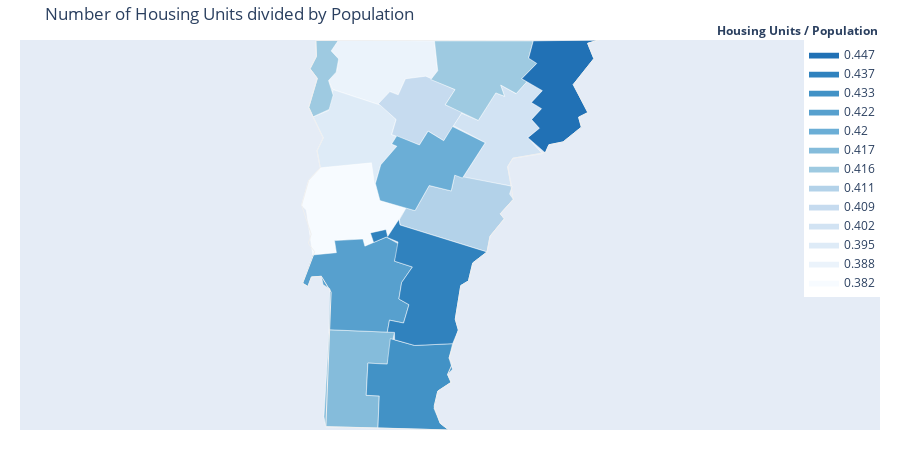

Notebook source saved alongside this figure:
### Code cell
pop = condensed_counties['Pop2010']
housing = condensed_counties['OHU2010']
housing_div_pop = housing / pop
housing_div_pop = housing_div_pop.round(3).values

housing_div_pop_map = gen_choropleth(housing_div_pop, 'Number of Housing Units divided by Population', 'Housing Units / Population', fips)
housing_div_pop_map.show()

### Figure 1 — Plotly figure (JSON) as saved in the notebook; plotly's stock layout.template omitted (floating-point values rounded to 4 significant figures)
{"data": [{"fill": "toself", "fillcolor": "#f7fbff", "hoverinfo": "none", "line": {"color": "rgb(255,255,255)", "width": 0.5}, "mode": "lines", "name": "0.382", "type": "scatter", "x": [-73.44, -73.39, -73.31, -73.02, -72.97, -72.92, -72.74, -72.87, -72.88, -72.98, -72.96, -73.02, -73.03, -73.22, -73.21, -73.36, -73.41, -73.44, null], "y": [44.05, 44.19, 44.26, 44.3, 44.29, 44.07, 44.03, 43.86, 43.9, 43.88, 43.83, 43.8, 43.85, 43.84, 43.77, 43.75, 44.02, 44.05, null]}, {"fill": "toself", "fillcolor": "#ebf3fb", "hoverinfo": "none", "line": {"color": "rgb(255,255,255)", "width": 0.5}, "mode": "lines", "name": "0.388", "type": "scatter", "x": [-73.26, -73.2, -73.19, -73.24, -73.19, -72.55, -72.53, -72.58, -72.75, -72.8, -72.85, -72.92, -73.23, -73.26, null], "y": [44.77, 44.84, 44.91, 44.95, 45.01, 45.01, 44.83, 44.78, 44.79, 44.69, 44.71, 44.63, 44.72, 44.77, null]}, {"fill": "toself", "fillcolor": "#deebf7", "hoverinfo": "none", "line": {"color": "rgb(255,255,255)", "width": 0.5}, "mode": "lines", "name": "0.395", "type": "scatter", "x": [-73.36, -73.26, -73.23, -72.91, -72.81, -72.84, -72.8, -72.84, -72.8, -72.91, -72.95, -72.97, -73.31, -73.33, -73.29, -73.36, null], "y": [44.56, 44.6, 44.72, 44.63, 44.55, 44.46, 44.45, 44.4, 44.39, 44.28, 44.16, 44.29, 44.26, 44.36, 44.44, 44.56, null]}, {"fill": "toself", "fillcolor": "#d2e3f3", "hoverinfo": "none", "line": {"color": "rgb(255,255,255)", "width": 0.5}, "mode": "lines", "name": "0.402", "type": "scatter", "x": [-72.43, -72.37, -72.26, -72.15, -72.09, -72.11, -72.01, -71.94, -71.84, -71.91, -71.84, -71.91, -71.86, -71.93, -71.84, -72.03, -72.07, -72.04, -72.37, -72.22, -72.43, null], "y": [44.51, 44.58, 44.54, 44.7, 44.68, 44.75, 44.7, 44.77, 44.72, 44.65, 44.61, 44.55, 44.5, 44.44, 44.35, 44.32, 44.27, 44.16, 44.2, 44.41, 44.51, null]}, {"fill": "toself", "fillcolor": "#c6dbef", "hoverinfo": "none", "line": {"color": "rgb(255,255,255)", "width": 0.5}, "mode": "lines", "name": "0.409", "type": "scatter", "x": [-72.93, -72.85, -72.8, -72.75, -72.61, -72.42, -72.48, -72.37, -72.49, -72.6, -72.65, -72.84, -72.81, -72.93, null], "y": [44.64, 44.71, 44.69, 44.79, 44.8, 44.72, 44.63, 44.59, 44.42, 44.48, 44.4, 44.46, 44.55, 44.64, null]}, {"fill": "toself", "fillcolor": "#b3d2e9", "hoverinfo": "none", "line": {"color": "rgb(255,255,255)", "width": 0.5}, "mode": "lines", "name": "0.411", "type": "scatter", "x": [-72.79, -72.74, -72.68, -72.59, -72.44, -72.42, -72.04, -72.05, -72.03, -72.12, -72.09, -72.18, -72.21, -72.78, -72.79, null], "y": [43.96, 44.03, 44.01, 44.16, 44.13, 44.22, 44.16, 44.11, 44.08, 43.99, 43.97, 43.86, 43.77, 43.93, 43.96, null]}, {"fill": "toself", "fillcolor": "#9ecae1", "hoverinfo": "none", "line": {"color": "rgb(255,255,255)", "width": 0.5}, "mode": "lines", "name": "0.416", "type": "scatter", "x": [-73.39, -73.33, -73.38, -73.34, -73.34, -73.19, -73.24, -73.19, -73.21, -73.26, -73.23, -73.25, -73.36, -73.39, null, -72.53, -72.55, -71.9, -71.93, -71.87, -71.97, -71.94, -72.01, -72.11, -72.09, -72.15, -72.26, -72.48, -72.42, -72.58, -72.53, null], "y": [44.62, 44.79, 44.85, 44.92, 45.01, 45.01, 44.95, 44.9, 44.83, 44.78, 44.69, 44.61, 44.56, 44.62, null, 44.83, 45.01, 45.01, 44.91, 44.88, 44.79, 44.77, 44.7, 44.75, 44.68, 44.7, 44.54, 44.63, 44.72, 44.78, 44.83, null]}, {"fill": "toself", "fillcolor": "#85bcdb", "hoverinfo": "none", "line": {"color": "rgb(255,255,255)", "width": 0.5}, "mode": "lines", "name": "0.417", "type": "scatter", "x": [-73.29, -73.25, -72.82, -72.87, -73.0, -73.01, -72.92, -72.93, -73.28, -73.29, null], "y": [42.8, 43.31, 43.3, 43.11, 43.12, 42.93, 42.93, 42.74, 42.75, 42.8, null]}, {"fill": "toself", "fillcolor": "#6baed6", "hoverinfo": "none", "line": {"color": "rgb(255,255,255)", "width": 0.5}, "mode": "lines", "name": "0.42", "type": "scatter", "x": [-72.95, -72.91, -72.8, -72.84, -72.8, -72.65, -72.6, -72.49, -72.43, -72.22, -72.37, -72.42, -72.44, -72.59, -72.68, -72.92, -72.95, null], "y": [44.17, 44.28, 44.39, 44.4, 44.45, 44.4, 44.48, 44.42, 44.51, 44.41, 44.2, 44.22, 44.13, 44.16, 44.01, 44.07, 44.17, null]}, {"fill": "toself", "fillcolor": "#57a0ce", "hoverinfo": "none", "line": {"color": "rgb(255,255,255)", "width": 0.5}, "mode": "lines", "name": "0.422", "type": "scatter", "x": [-73.43, -73.36, -73.21, -73.22, -73.03, -73.02, -72.87, -72.78, -72.82, -72.7, -72.77, -72.79, -72.72, -72.76, -72.85, -72.87, -73.25, -73.25, -73.29, -73.31, -73.37, -73.4, -73.43, null], "y": [43.59, 43.75, 43.77, 43.84, 43.85, 43.8, 43.86, 43.81, 43.72, 43.68, 43.59, 43.5, 43.46, 43.35, 43.37, 43.3, 43.31, 43.55, 43.58, 43.63, 43.62, 43.57, 43.59, null]}, {"fill": "toself", "fillcolor": "#4292c6", "hoverinfo": "none", "line": {"color": "rgb(255,255,255)", "width": 0.5}, "mode": "lines", "name": "0.433", "type": "scatter", "x": [-73.01, -73.0, -72.87, -72.85, -72.69, -72.43, -72.46, -72.44, -72.47, -72.44, -72.53, -72.56, -72.52, -72.46, -72.93, -72.92, -73.01, -73.01, null], "y": [42.96, 43.12, 43.11, 43.26, 43.22, 43.23, 43.15, 43.08, 43.05, 43.01, 42.95, 42.85, 42.77, 42.73, 42.74, 42.93, 42.93, 42.96, null]}, {"fill": "toself", "fillcolor": "#3082be", "hoverinfo": "none", "line": {"color": "rgb(255,255,255)", "width": 0.5}, "mode": "lines", "name": "0.437", "type": "scatter", "x": [-72.98, -72.88, -72.87, -72.79, -72.78, -72.21, -72.3, -72.33, -72.38, -72.42, -72.4, -72.43, -72.69, -72.82, -72.82, -72.87, -72.85, -72.76, -72.72, -72.79, -72.77, -72.7, -72.82, -72.8, -72.87, -72.96, -72.98, null], "y": [43.88, 43.9, 43.86, 43.96, 43.93, 43.77, 43.71, 43.6, 43.57, 43.38, 43.31, 43.23, 43.22, 43.26, 43.3, 43.3, 43.37, 43.35, 43.46, 43.5, 43.59, 43.68, 43.72, 43.83, 43.86, 43.83, 43.88, null]}, {"fill": "toself", "fillcolor": "#2171b5", "hoverinfo": "none", "line": {"color": "rgb(255,255,255)", "width": 0.5}, "mode": "lines", "name": "0.447", "type": "scatter", "x": [-71.96, -71.87, -71.93, -71.9, -71.46, -71.54, -71.49, -71.63, -71.53, -71.6, -71.58, -71.7, -71.79, -71.82, -71.93, -71.86, -71.91, -71.84, -71.91, -71.84, -71.97, -71.96, null], "y": [44.8, 44.88, 44.91, 45.01, 45.01, 44.99, 44.9, 44.75, 44.59, 44.56, 44.5, 44.42, 44.4, 44.35, 44.44, 44.5, 44.55, 44.61, 44.65, 44.72, 44.79, 44.8, null]}, {"hoverinfo": "text", "legendgroup": "centroids", "marker": {"color": "white", "opacity": 0}, "mode": "markers", "name": "US Counties", "selected": {"marker": {"color": "white", "opacity": 1, "size": 3}}, "showlegend": false, "text": ["County: Addison<br>State: Vermont<br>FIPS: 50001<br>Value: 0.382", "County: Bennington<br>State: Vermont<br>FIPS: 50003<br>Value: 0.417", "County: Caledonia<br>State: Vermont<br>FIPS: 50005<br>Value: 0.402", "County: Chittenden<br>State: Vermont<br>FIPS: 50007<br>Value: 0.395", "County: Essex<br>State: Vermont<br>FIPS: 50009<br>Value: 0.447", "County: Franklin<br>State: Vermont<br>FIPS: 50011<br>Value: 0.388", "County: Grand Isle<br>State: Vermont<br>FIPS: 50013<br>Value: 0.416", "County: Lamoille<br>State: Vermont<br>FIPS: 50015<br>Value: 0.409", "County: Orange<br>State: Vermont<br>FIPS: 50017<br>Value: 0.411", "County: Orleans<br>State: Vermont<br>FIPS: 50019<br>Value: 0.416", "County: Rutland<br>State: Vermont<br>FIPS: 50021<br>Value: 0.422", "County: Washington<br>State: Vermont<br>FIPS: 50023<br>Value: 0.42", "County: Windham<br>State: Vermont<br>FIPS: 50025<br>Value: 0.433", "County: Windsor<br>State: Vermont<br>FIPS: 50027<br>Value: 0.437"], "type": "scatter", "unselected": {"marker": {"opacity": 0}}, "x": [-73.14, -73.09, -72.1, -73.08, -71.74, -72.91, -73.29, -72.64, -72.38, -72.24, -73.04, -72.61, -72.71, -72.59], "y": [44.03, 43.04, 44.46, 44.46, 44.73, 44.86, 44.8, 44.61, 44.01, 44.83, 43.58, 44.27, 42.99, 43.58]}, {"hoverinfo": "text", "legendgroup": "States", "line": {"color": "rgb(240, 240, 240)", "width": 1}, "mode": "lines", "showlegend": false, "type": "scatter", "x": [-73.44, -73.39, -73.31, -73.33, -73.29, -73.39, -73.33, -73.38, -73.34, -73.34, -71.46, -71.54, -71.49, -71.63, -71.53, -71.6, -71.58, -71.7, -71.79, -71.81, -72.03, -72.07, -72.03, -72.12, -72.09, -72.18, -72.2, -72.3, -72.33, -72.38, -72.42, -72.4, -72.46, -72.43, -72.47, -72.44, -72.53, -72.56, -72.52, -72.46, -73.28, -73.24, -73.31, -73.37, -73.4, -73.43, -73.35, -73.39, -73.37, -73.44, null], "y": [44.05, 44.19, 44.27, 44.36, 44.44, 44.62, 44.79, 44.85, 44.92, 45.01, 45.01, 44.99, 44.9, 44.75, 44.59, 44.56, 44.5, 44.42, 44.4, 44.35, 44.32, 44.27, 44.08, 43.99, 43.97, 43.86, 43.77, 43.71, 43.6, 43.57, 43.38, 43.31, 43.15, 43.12, 43.05, 43.01, 42.95, 42.87, 42.77, 42.73, 42.75, 43.53, 43.63, 43.62, 43.57, 43.59, 43.77, 43.82, 43.88, 44.05, null]}], "layout": {"annotations": [{"showarrow": false, "text": "<b>Housing Units / Population</b>", "x": 1, "xanchor": "right", "xref": "paper", "y": 1.05, "yref": "paper"}], "dragmode": "select", "height": 450, "hovermode": "closest", "legend": {"traceorder": "reversed", "x": 1, "xanchor": "right", "y": 1, "yanchor": "top"}, "margin": {"b": 20, "l": 20, "r": 20, "t": 40}, "title": {"text": "Number of Housing Units divided by Population"}, "width": 900, "xaxis": {"autorange": false, "fixedrange": true, "range": [-75.31, -69.59], "showgrid": false, "showticklabels": false, "zeroline": false}, "yaxis": {"autorange": false, "fixedrange": true, "range": [42.73, 45.01], "showgrid": false, "showticklabels": false, "zeroline": false}}}
